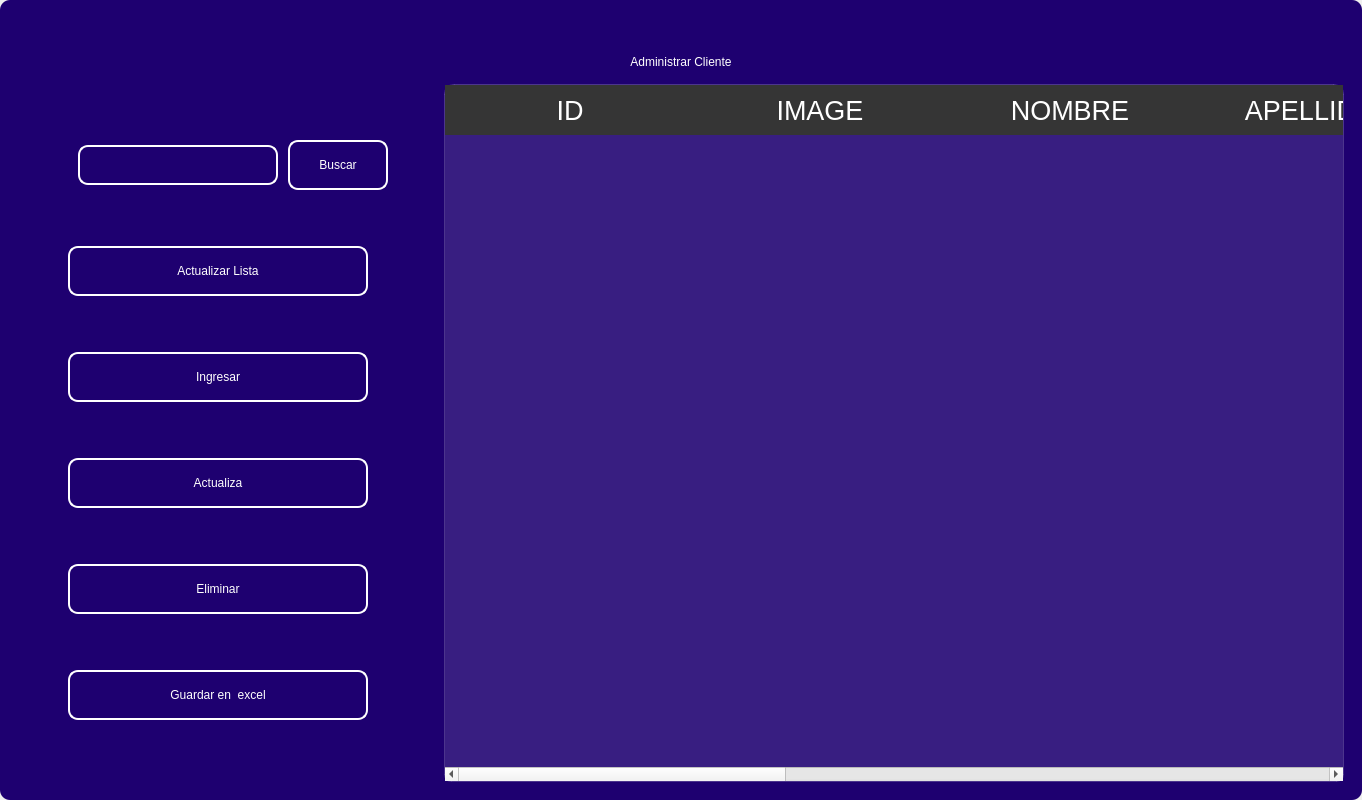
<?xml version="1.0" encoding="UTF-8"?>
<ui version="4.0">
 <class>MainWindow</class>
 <widget class="QMainWindow" name="MainWindow">
  <property name="geometry">
   <rect>
    <x>0</x>
    <y>0</y>
    <width>1316</width>
    <height>800</height>
   </rect>
  </property>
  <property name="sizePolicy">
   <sizepolicy hsizetype="MinimumExpanding" vsizetype="Preferred">
    <horstretch>0</horstretch>
    <verstretch>0</verstretch>
   </sizepolicy>
  </property>
  <property name="windowTitle">
   <string>MainWindow</string>
  </property>
  <property name="styleSheet">
   <string notr="true"/>
  </property>
  <widget class="QWidget" name="centralwidget">
   <property name="styleSheet">
    <string notr="true"/>
   </property>
   <layout class="QVBoxLayout" name="verticalLayout">
    <property name="spacing">
     <number>0</number>
    </property>
    <property name="leftMargin">
     <number>0</number>
    </property>
    <property name="topMargin">
     <number>0</number>
    </property>
    <property name="rightMargin">
     <number>0</number>
    </property>
    <property name="bottomMargin">
     <number>0</number>
    </property>
    <item>
     <widget class="QFrame" name="frame">
      <property name="enabled">
       <bool>true</bool>
      </property>
      <property name="styleSheet">
       <string notr="true">
QFrame {
border-radius:10px;
background-color:#1E0070;
 }
</string>
      </property>
      <property name="frameShape">
       <enum>QFrame::StyledPanel</enum>
      </property>
      <property name="frameShadow">
       <enum>QFrame::Raised</enum>
      </property>
      <layout class="QVBoxLayout" name="verticalLayout_2">
       <item>
        <widget class="QFrame" name="frame_superior">
         <property name="minimumSize">
          <size>
           <width>0</width>
           <height>40</height>
          </size>
         </property>
         <property name="maximumSize">
          <size>
           <width>16777215</width>
           <height>40</height>
          </size>
         </property>
         <property name="styleSheet">
          <string notr="true">QPushButton{
border-radius:18px;
}

QPushButton:hover{
	background-color: rgb(0, 0, 0);
}
</string>
         </property>
         <property name="frameShape">
          <enum>QFrame::StyledPanel</enum>
         </property>
         <property name="frameShadow">
          <enum>QFrame::Raised</enum>
         </property>
         <layout class="QHBoxLayout" name="horizontalLayout_3">
          <property name="spacing">
           <number>4</number>
          </property>
          <property name="leftMargin">
           <number>0</number>
          </property>
          <property name="topMargin">
           <number>0</number>
          </property>
          <property name="rightMargin">
           <number>0</number>
          </property>
          <property name="bottomMargin">
           <number>0</number>
          </property>
          <item>
           <widget class="QPushButton" name="btn_icon">
            <property name="text">
             <string/>
            </property>
            <property name="iconSize">
             <size>
              <width>40</width>
              <height>40</height>
             </size>
            </property>
           </widget>
          </item>
          <item>
           <spacer name="horizontalSpacer_2">
            <property name="orientation">
             <enum>Qt::Horizontal</enum>
            </property>
            <property name="sizeHint" stdset="0">
             <size>
              <width>443</width>
              <height>20</height>
             </size>
            </property>
           </spacer>
          </item>
          <item>
           <widget class="QPushButton" name="btn_exit">
            <property name="minimumSize">
             <size>
              <width>38</width>
              <height>38</height>
             </size>
            </property>
            <property name="maximumSize">
             <size>
              <width>38</width>
              <height>38</height>
             </size>
            </property>
            <property name="cursor">
             <cursorShape>PointingHandCursor</cursorShape>
            </property>
            <property name="text">
             <string/>
            </property>
            <property name="iconSize">
             <size>
              <width>35</width>
              <height>35</height>
             </size>
            </property>
           </widget>
          </item>
          <item>
           <widget class="QPushButton" name="bt_minimizar">
            <property name="minimumSize">
             <size>
              <width>38</width>
              <height>38</height>
             </size>
            </property>
            <property name="maximumSize">
             <size>
              <width>38</width>
              <height>38</height>
             </size>
            </property>
            <property name="cursor">
             <cursorShape>PointingHandCursor</cursorShape>
            </property>
            <property name="text">
             <string/>
            </property>
            <property name="icon">
             <iconset>
              <normaloff>image/minus.svg</normaloff>image/minus.svg</iconset>
            </property>
            <property name="iconSize">
             <size>
              <width>38</width>
              <height>38</height>
             </size>
            </property>
           </widget>
          </item>
          <item>
           <widget class="QPushButton" name="bt_maximizar">
            <property name="minimumSize">
             <size>
              <width>38</width>
              <height>38</height>
             </size>
            </property>
            <property name="maximumSize">
             <size>
              <width>38</width>
              <height>38</height>
             </size>
            </property>
            <property name="cursor">
             <cursorShape>PointingHandCursor</cursorShape>
            </property>
            <property name="text">
             <string/>
            </property>
            <property name="icon">
             <iconset>
              <normaloff>image/chevron-up.svg</normaloff>image/chevron-up.svg</iconset>
            </property>
            <property name="iconSize">
             <size>
              <width>38</width>
              <height>38</height>
             </size>
            </property>
           </widget>
          </item>
          <item>
           <widget class="QPushButton" name="bt_restaurar">
            <property name="minimumSize">
             <size>
              <width>38</width>
              <height>38</height>
             </size>
            </property>
            <property name="maximumSize">
             <size>
              <width>38</width>
              <height>38</height>
             </size>
            </property>
            <property name="cursor">
             <cursorShape>PointingHandCursor</cursorShape>
            </property>
            <property name="text">
             <string/>
            </property>
            <property name="icon">
             <iconset>
              <normaloff>image/chevron-down.svg</normaloff>image/chevron-down.svg</iconset>
            </property>
            <property name="iconSize">
             <size>
              <width>38</width>
              <height>38</height>
             </size>
            </property>
           </widget>
          </item>
          <item>
           <widget class="QPushButton" name="bt_cerrar">
            <property name="minimumSize">
             <size>
              <width>38</width>
              <height>38</height>
             </size>
            </property>
            <property name="maximumSize">
             <size>
              <width>38</width>
              <height>38</height>
             </size>
            </property>
            <property name="cursor">
             <cursorShape>PointingHandCursor</cursorShape>
            </property>
            <property name="text">
             <string/>
            </property>
            <property name="icon">
             <iconset>
              <normaloff>image/x.svg</normaloff>image/x.svg</iconset>
            </property>
            <property name="iconSize">
             <size>
              <width>38</width>
              <height>38</height>
             </size>
            </property>
           </widget>
          </item>
         </layout>
        </widget>
       </item>
       <item>
        <widget class="QLabel" name="label">
         <property name="styleSheet">
          <string notr="true">font: 30pt &quot;MS Shell Dlg 2&quot;;
color: rgb(255, 255, 255);</string>
         </property>
         <property name="text">
          <string>Administrar Cliente</string>
         </property>
         <property name="alignment">
          <set>Qt::AlignCenter</set>
         </property>
        </widget>
       </item>
       <item>
        <widget class="QFrame" name="frame_3">
         <property name="minimumSize">
          <size>
           <width>0</width>
           <height>0</height>
          </size>
         </property>
         <property name="frameShape">
          <enum>QFrame::StyledPanel</enum>
         </property>
         <property name="frameShadow">
          <enum>QFrame::Raised</enum>
         </property>
         <layout class="QHBoxLayout" name="horizontalLayout_4">
          <property name="leftMargin">
           <number>9</number>
          </property>
          <property name="topMargin">
           <number>9</number>
          </property>
          <property name="rightMargin">
           <number>9</number>
          </property>
          <item>
           <layout class="QVBoxLayout" name="verticalLayout_4">
            <property name="spacing">
             <number>50</number>
            </property>
            <property name="sizeConstraint">
             <enum>QLayout::SetDefaultConstraint</enum>
            </property>
            <property name="leftMargin">
             <number>50</number>
            </property>
            <property name="topMargin">
             <number>50</number>
            </property>
            <property name="rightMargin">
             <number>50</number>
            </property>
            <property name="bottomMargin">
             <number>50</number>
            </property>
            <item>
             <layout class="QHBoxLayout" name="horizontalLayout">
              <property name="spacing">
               <number>10</number>
              </property>
              <property name="leftMargin">
               <number>10</number>
              </property>
              <property name="topMargin">
               <number>0</number>
              </property>
              <property name="bottomMargin">
               <number>0</number>
              </property>
              <item>
               <widget class="QLineEdit" name="searchtxt">
                <property name="minimumSize">
                 <size>
                  <width>200</width>
                  <height>25</height>
                 </size>
                </property>
                <property name="maximumSize">
                 <size>
                  <width>150</width>
                  <height>40</height>
                 </size>
                </property>
                <property name="styleSheet">
                 <string notr="true">QLabel {
	color: rgb(255, 255, 254);
	font: 12pt &quot;Arial&quot;;
	background-color: rgba(0, 0, 0,0);
}

QTextEdit{
background-color: rgba(0, 0, 0,0);
border-radius:10px; 
font: 12pt &quot;Arial&quot;;
color: rgb(255, 255, 254);
border: 2px solid  rgb(255, 255, 255);

}

QTextEdit:hover{
background-color: rgba(0, 0, 0,0);
border-radius:10px; 
font: 12pt &quot;Arial&quot;;
border: 2px solid  rgb(120, 0, 171);
}

QTextEdit:focus{
background-color: rgb(0, 0, 0);
border-radius:10px; 
font: 12pt &quot;Arial&quot;;
border: 2px solid rgb(120, 0, 171);
}

QLineEdit{
background-color: rgba(0, 0, 0,0);
border-radius:10px; 
font: 12pt &quot;Arial&quot;;
color: rgb(255, 255, 254);
border: 2px solid  rgb(255, 255, 255);

}

QLineEdit:hover{
background-color: rgba(0, 0, 0,0);
border-radius:10px; 
font: 12pt &quot;Arial&quot;;
border: 2px solid  rgb(120, 0, 171);
}

QLineEdit:focus{
background-color: rgb(0, 0, 0);
border-radius:10px; 
font: 12pt &quot;Arial&quot;;
border: 2px solid rgb(120, 0, 171);
}

QCheckBox{
	font: 12pt &quot;Arial&quot;;
	color: rgb(255, 255, 255);
}

QCheckBox::indicator {
    width: 18px;
    height:18px;
}

QCheckBox::indicator:unchecked {
   background-image: url(image/square.svg);
}

QCheckBox::indicator:checked {
   background-image: url(image/check-square.svg);
}

QPushButton{
border-radius:10px; 
font: 12pt &quot;Arial&quot;;
color: rgb(255, 255, 254);
border: 2px solid #ffffff;
}

QPushButton:hover{
border-radius:10px; 
font: 12pt &quot;Arial&quot;;
color: rgb(255, 255, 255);
border: 2px solid rgb(120, 0, 171);
	background-color: rgb(120, 0, 171);
}
</string>
                </property>
               </widget>
              </item>
              <item>
               <widget class="QPushButton" name="btn_search">
                <property name="sizePolicy">
                 <sizepolicy hsizetype="Minimum" vsizetype="Fixed">
                  <horstretch>0</horstretch>
                  <verstretch>0</verstretch>
                 </sizepolicy>
                </property>
                <property name="minimumSize">
                 <size>
                  <width>100</width>
                  <height>15</height>
                 </size>
                </property>
                <property name="maximumSize">
                 <size>
                  <width>100</width>
                  <height>50</height>
                 </size>
                </property>
                <property name="cursor">
                 <cursorShape>PointingHandCursor</cursorShape>
                </property>
                <property name="styleSheet">
                 <string notr="true">QPushButton{
border-radius:10px; 
font: 12pt &quot;Arial&quot;;
color: rgb(255, 255, 254);
border: 2px solid #ffffff;
}

QPushButton:hover{
border-radius:10px; 
font: 12pt &quot;Arial&quot;;
color: rgb(255, 255, 255);
border: 2px solid rgb(120, 0, 171);
	background-color: rgb(120, 0, 171);
}</string>
                </property>
                <property name="text">
                 <string>Buscar</string>
                </property>
               </widget>
              </item>
             </layout>
            </item>
            <item>
             <widget class="QPushButton" name="btn_get">
              <property name="minimumSize">
               <size>
                <width>50</width>
                <height>40</height>
               </size>
              </property>
              <property name="maximumSize">
               <size>
                <width>300</width>
                <height>50</height>
               </size>
              </property>
              <property name="cursor">
               <cursorShape>PointingHandCursor</cursorShape>
              </property>
              <property name="styleSheet">
               <string notr="true">QPushButton{
border-radius:10px; 
font: 12pt &quot;Arial&quot;;
color: rgb(255, 255, 254);
border: 2px solid #ffffff;
}

QPushButton:hover{
border-radius:10px; 
font: 12pt &quot;Arial&quot;;
color: rgb(255, 255, 255);
border: 2px solid rgb(120, 0, 171);
	background-color: rgb(120, 0, 171);
}</string>
              </property>
              <property name="text">
               <string>Actualizar Lista</string>
              </property>
              <property name="iconSize">
               <size>
                <width>35</width>
                <height>35</height>
               </size>
              </property>
             </widget>
            </item>
            <item>
             <widget class="QPushButton" name="btn_add">
              <property name="minimumSize">
               <size>
                <width>0</width>
                <height>40</height>
               </size>
              </property>
              <property name="maximumSize">
               <size>
                <width>300</width>
                <height>50</height>
               </size>
              </property>
              <property name="cursor">
               <cursorShape>PointingHandCursor</cursorShape>
              </property>
              <property name="styleSheet">
               <string notr="true">QPushButton{
border-radius:10px; 
font: 12pt &quot;Arial&quot;;
color: rgb(255, 255, 254);
border: 2px solid #ffffff;
}

QPushButton:hover{
border-radius:10px; 
font: 12pt &quot;Arial&quot;;
color: rgb(255, 255, 255);
border: 2px solid rgb(120, 0, 171);
	background-color: rgb(120, 0, 171);
}</string>
              </property>
              <property name="text">
               <string>Ingresar</string>
              </property>
              <property name="iconSize">
               <size>
                <width>35</width>
                <height>35</height>
               </size>
              </property>
             </widget>
            </item>
            <item>
             <widget class="QPushButton" name="btn_update">
              <property name="minimumSize">
               <size>
                <width>0</width>
                <height>40</height>
               </size>
              </property>
              <property name="maximumSize">
               <size>
                <width>300</width>
                <height>50</height>
               </size>
              </property>
              <property name="cursor">
               <cursorShape>PointingHandCursor</cursorShape>
              </property>
              <property name="styleSheet">
               <string notr="true">QPushButton{
border-radius:10px; 
font: 12pt &quot;Arial&quot;;
color: rgb(255, 255, 254);
border: 2px solid #ffffff;
}

QPushButton:hover{
border-radius:10px; 
font: 12pt &quot;Arial&quot;;
color: rgb(255, 255, 255);
border: 2px solid rgb(120, 0, 171);
	background-color: rgb(120, 0, 171);
}</string>
              </property>
              <property name="text">
               <string>Actualiza</string>
              </property>
              <property name="iconSize">
               <size>
                <width>35</width>
                <height>35</height>
               </size>
              </property>
             </widget>
            </item>
            <item>
             <widget class="QPushButton" name="btn_delete">
              <property name="minimumSize">
               <size>
                <width>0</width>
                <height>40</height>
               </size>
              </property>
              <property name="maximumSize">
               <size>
                <width>300</width>
                <height>50</height>
               </size>
              </property>
              <property name="cursor">
               <cursorShape>PointingHandCursor</cursorShape>
              </property>
              <property name="styleSheet">
               <string notr="true">QPushButton{
border-radius:10px; 
font: 12pt &quot;Arial&quot;;
color: rgb(255, 255, 254);
border: 2px solid #ffffff;
}

QPushButton:hover{
border-radius:10px; 
font: 12pt &quot;Arial&quot;;
color: rgb(255, 255, 255);
border: 2px solid rgb(120, 0, 171);
	background-color: rgb(120, 0, 171);
}</string>
              </property>
              <property name="text">
               <string>Eliminar</string>
              </property>
              <property name="iconSize">
               <size>
                <width>35</width>
                <height>35</height>
               </size>
              </property>
             </widget>
            </item>
            <item>
             <widget class="QPushButton" name="btn_excel">
              <property name="minimumSize">
               <size>
                <width>10</width>
                <height>40</height>
               </size>
              </property>
              <property name="maximumSize">
               <size>
                <width>300</width>
                <height>50</height>
               </size>
              </property>
              <property name="cursor">
               <cursorShape>PointingHandCursor</cursorShape>
              </property>
              <property name="styleSheet">
               <string notr="true">QPushButton{
border-radius:10px; 
font: 12pt &quot;Arial&quot;;
color: rgb(255, 255, 254);
border: 2px solid #ffffff;
}

QPushButton:hover{
border-radius:10px; 
font: 12pt &quot;Arial&quot;;
color: rgb(255, 255, 255);
border: 2px solid rgb(120, 0, 171);
	background-color: rgb(120, 0, 171);
}</string>
              </property>
              <property name="text">
               <string>Guardar en  excel</string>
              </property>
              <property name="iconSize">
               <size>
                <width>35</width>
                <height>35</height>
               </size>
              </property>
             </widget>
            </item>
           </layout>
          </item>
          <item>
           <widget class="QTableWidget" name="table_client">
            <property name="minimumSize">
             <size>
              <width>900</width>
              <height>0</height>
             </size>
            </property>
            <property name="maximumSize">
             <size>
              <width>700</width>
              <height>16777215</height>
             </size>
            </property>
            <property name="styleSheet">
             <string notr="true">QTableView {
	background-color: rgba(255, 255, 255, 30); 	
	border: 1px solid rgba(255,255,255,40);
	border-bottom-right-radius: 7px; 
	border-bottom-left-radius: 7px; 
	color: white;
	font: 15pt &quot;MS Shell Dlg 2&quot;;
}

QHeaderView::section {
background-color: rgb(53, 53, 53);
color: white;
border: none;
height: 50px;
font-size: 20pt;
}

QTableView::item {
    border-style: none;
    border-bottom: 1px solid rgba(255,255,255,50);
    padding-left: auto;
    padding-right: auto;
}

QTableView::item:selected{
	border: none;
	color: rgb(255, 255, 255);
    background-color: rgba(255, 255, 255, 50);
}
</string>
            </property>
            <property name="lineWidth">
             <number>1</number>
            </property>
            <property name="editTriggers">
             <set>QAbstractItemView::NoEditTriggers</set>
            </property>
            <attribute name="horizontalHeaderDefaultSectionSize">
             <number>250</number>
            </attribute>
            <column>
             <property name="text">
              <string>ID</string>
             </property>
            </column>
            <column>
             <property name="text">
              <string>IMAGE</string>
             </property>
            </column>
            <column>
             <property name="text">
              <string>NOMBRE</string>
             </property>
            </column>
            <column>
             <property name="text">
              <string>APELLIDOS</string>
             </property>
            </column>
            <column>
             <property name="text">
              <string>CORREO</string>
             </property>
            </column>
            <column>
             <property name="text">
              <string>TEL. CONTACTO</string>
             </property>
            </column>
            <column>
             <property name="text">
              <string>DIRECCION</string>
             </property>
            </column>
            <column>
             <property name="text">
              <string>TIPO DE CLIENTE</string>
             </property>
            </column>
           </widget>
          </item>
         </layout>
        </widget>
       </item>
      </layout>
     </widget>
    </item>
   </layout>
  </widget>
 </widget>
 <resources/>
 <connections/>
</ui>
